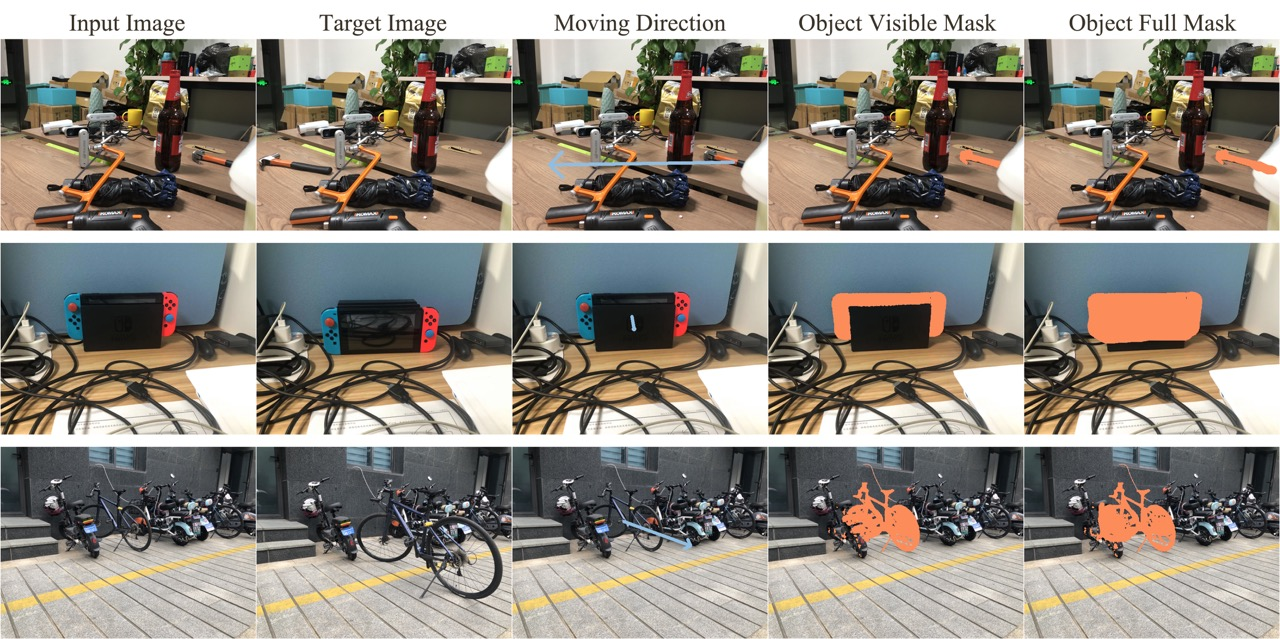
#> input picture res.jpeg, 1280 x 639 px
$ python -i ReS.py   (imports and definitions only)
#> lines starting #> are read from the running program, lines starting #| are printed output that depends on the picture
import os
from copy import deepcopy

import cv2
import numpy as np
import torch
from PIL import Image
from torch.utils.data import Dataset


# [1 line not run here, left out]

def exif_transpose(img):
    if not img:
        return img
    exif_orientation_tag = 274

    if hasattr(img, "_getexif") and isinstance(img._getexif(), dict) and exif_orientation_tag in img._getexif():
        exif_data = img._getexif()
        orientation = exif_data[exif_orientation_tag]

        if orientation == 1:
            pass
        elif orientation == 2:
            img = img.transpose(Image.FLIP_LEFT_RIGHT)
        elif orientation == 3:
            img = img.rotate(180)
        elif orientation == 4:
            img = img.rotate(180).transpose(Image.FLIP_LEFT_RIGHT)
        elif orientation == 5:
            img = img.rotate(-90, expand=True).transpose(Image.FLIP_LEFT_RIGHT)
        elif orientation == 6:
            img = img.rotate(-90, expand=True)
        elif orientation == 7:
            img = img.rotate(90, expand=True).transpose(Image.FLIP_LEFT_RIGHT)
        elif orientation == 8:
            img = img.rotate(90, expand=True)
    return img

class ReS(Dataset):

    # [27 lines left out: function __init__, not called in this run]

    def __len__(self):
        return len(self.tasks)

    # [82 lines left out: functions __getitem__, clip_bbox_, not called in this run]

    def load_img(self, image):
        return np.array(exif_transpose(Image.open(image)).convert('RGB'))

    # [21 lines left out: functions resize, get_center, not called in this run]

    def dilate(self, mask):
        mask = cv2.dilate(mask, kernel=np.ones((2, 2), np.uint8), iterations=1)
        return mask

    # [29 lines left out: function set_task, not called in this run]

>>> import cv2
>>> picture = cv2.imread('res.jpeg', cv2.IMREAD_GRAYSCALE)
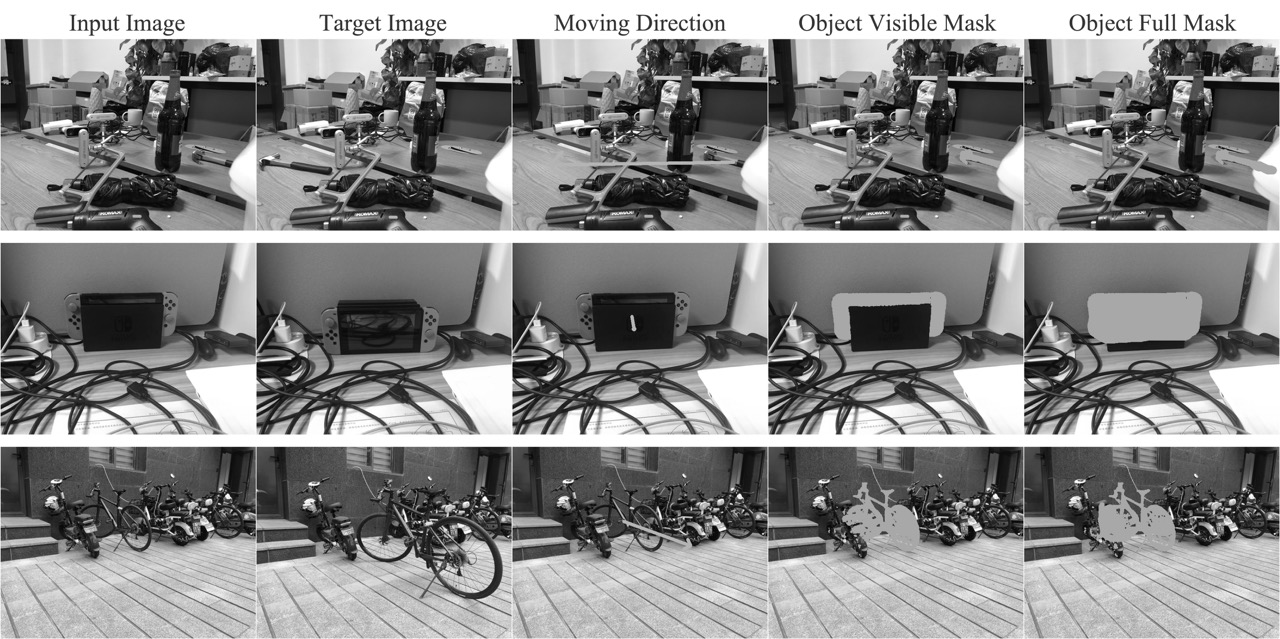
#> picture: shape (639, 1280); min 0, max 255, mean 136.5
#> (the run stopped early here; a loop or call above may not have finished)
